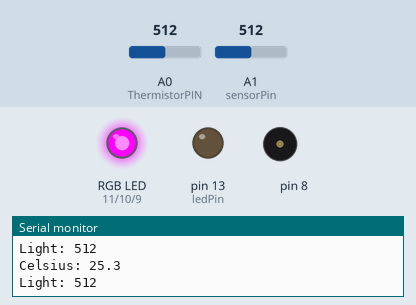
Simulated run of this sketch. Board: Arduino Uno, built with avr-gcc and run on an emulated ATmega328P. Parts: an RGB LED mixed from three pins (HIGH = lit), output pins drawn as LEDs (lit = HIGH), buzzer (waves = sounding), the last lines printed to the serial monitor. Inputs (shaded band) come from the test bench; at power-on: A1 (sensorPin) = 512, A0 (ThermistorPIN) = 512.

Above: at 1.8 s.
1.9 s: A1 (sensorPin) set to 481
At 2.8 s:
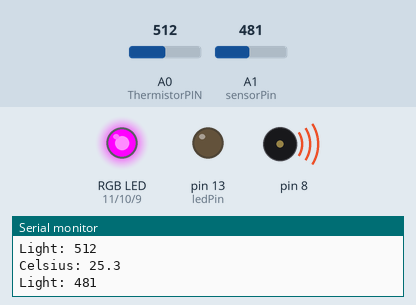
6.0 s: A0 (ThermistorPIN) set to 486
9.5 s: A0 (ThermistorPIN) set to 458
At 10.4 s:
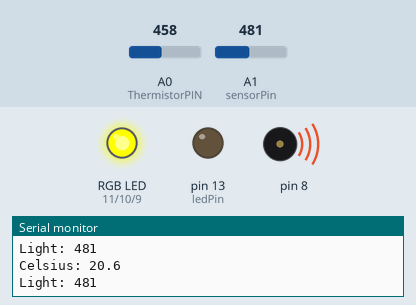
13.5 s: A0 (ThermistorPIN) set to 716
At 14.8 s:
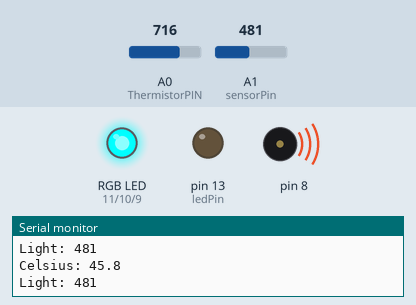
17.5 s: A0 (ThermistorPIN) set to 582
21.0 s: A0 (ThermistorPIN) set to 563
At 21.7 s:
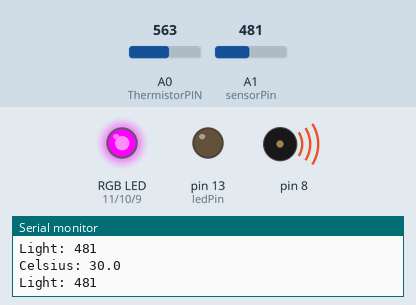
Timing chart, 0 to 24.0 s (numbered marks = the images above; inputs shaded):
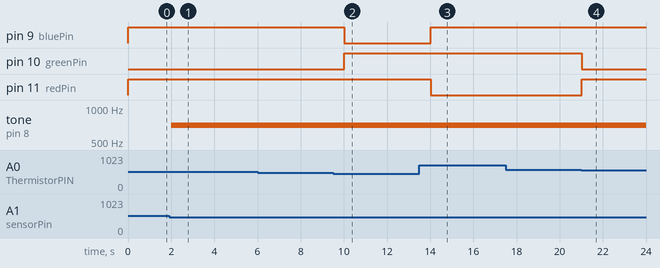

Measured:
- the behaviour switches between 500 and 499 on A1 (sensorPin) (found by bisection; images 0 and 1)
- the behaviour switches between 475 and 474 on A0 (ThermistorPIN) (found by bisection; images 1 and 2)
- the behaviour switches between 575 and 574 on A0 (ThermistorPIN) (found by bisection; images 3 and 4)
- after the input at 1.9 s, tone on pin 8: silent → 700 Hz after 0.10 s
- after the input at 9.5 s, pin 9 (bluePin): HIGH → LOW after 0.51 s; pin 10 (greenPin): LOW → HIGH after 0.51 s
- after the input at 13.5 s, pin 9 (bluePin): LOW → HIGH after 0.52 s; pin 11 (redPin): HIGH → LOW after 0.52 s
- after the input at 21.0 s, pin 10 (greenPin): HIGH → LOW at once; pin 11 (redPin): LOW → HIGH at once

The sketch:

ex._17__final_may22.ino
```cpp
/*
Adafruit Arduino - Lesson 3. RGB LED
*/
/*
 * Inputs ADC Value from Thermistor and outputs Temperature in Celsius
 *  requires: include <math.h>
 * Utilizes the Steinhart-Hart Thermistor Equation:
 *    Temperature in Kelvin = 1 / {A + B[ln(R)] + C[ln(R)]3}
 *    where A = 0.001129148, B = 0.000234125 and C = 8.76741E-08
 *
 * These coefficients seem to work fairly universally, which is a bit of a
 * surprise.
 *
 * Schematic:
 *   [Ground] -- [10k-pad-resistor] -- | -- [thermistor] --[Vcc (5 or 3.3v)]
 *                                               |
 *                                          Analog Pin 0
 *
 * In case it isn't obvious (as it wasn't to me until I thought about it), the analog ports
 * measure the voltage between 0v -> Vcc which for an Arduino is a nominal 5v, but for (say)
 * a JeeNode, is a nominal 3.3v.
 *
 * The resistance calculation uses the ratio of the two resistors, so the voltage
 * specified above is really only required for the debugging that is commented out below
 *
 * Resistance = PadResistor * (1024/ADC -1)
 *
 * I have used this successfully with some CH Pipe Sensors (https://www.atcsemitec.co.uk/pdfdocs/ch.pdf)
 * which be obtained from https://www.rapidonline.co.uk.
 *
 */

#include <math.h>

#define ThermistorPIN 0                 // Analog Pin 0

float vcc = 4.91;                       // only used for display purposes, if used
                                        // set to the measured Vcc.
float pad = 9850;                       // balance/pad resistor value, set this to
                                        // the measured resistance of your pad resistor
float thermr = 10000;                   // thermistor nominal resistance

float Thermistor(int RawADC) {
  long Resistance;
  float Temp;  // Dual-Purpose variable to save space.

  Resistance=pad*((1024.0 / RawADC) - 1);
  Temp = log(Resistance); // Saving the Log(resistance) so not to calculate  it 4 times later
  Temp = 1 / (0.001129148 + (0.000234125 * Temp) + (0.0000000876741 * Temp * Temp * Temp));
  Temp = Temp - 273.15;  // Convert Kelvin to Celsius

  // BEGIN- Remove these lines for the function not to display anything
  //Serial.print("ADC: ");
  //Serial.print(RawADC);
  //Serial.print("/1024");                           // Print out RAW ADC Number
  //Serial.print(", vcc: ");
  //Serial.print(vcc,2);
  //Serial.print(", pad: ");
  //Serial.print(pad/1000,3);
  //Serial.print(" Kohms, Volts: ");
  //Serial.print(((RawADC*vcc)/1024.0),3);
  //Serial.print(", Resistance: ");
  //Serial.print(Resistance);
  //Serial.print(" ohms, ");
  // END- Remove these lines for the function not to display anything

  // Uncomment this line for the function to return Fahrenheit instead.
  //temp = (Temp * 9.0)/ 5.0 + 32.0;                  // Convert to Fahrenheit
  return Temp;                                      // Return the Temperature
}

int redPin = 11;
int greenPin = 10;
int bluePin = 9;

//uncomment this line if using a Common Anode LED
#define COMMON_ANODE


int sensorPin = A1;    // select the input pin for the potentiometer
int ledPin = 13;      // select the pin for the LED
int sensorValue = 0;  // variable to store the value coming from the sensor

void setup()
{
  Serial.begin(115200);
  pinMode(redPin, OUTPUT);
  pinMode(greenPin, OUTPUT);
  pinMode(bluePin, OUTPUT);
  // declare the ledPin as an OUTPUT:
  pinMode(ledPin, OUTPUT);
}

void loop()
{
 float temp;
  temp=Thermistor(analogRead(ThermistorPIN));       // read ADC and  convert it to Celsius
  Serial.print("Celsius: ");
  Serial.print(temp,1);                             // display Celsius
  //temp = (temp * 9.0)/ 5.0 + 32.0;                  // converts to  Fahrenheit
  //Serial.print(", Fahrenheit: ");
  //Serial.print(temp,1);                             // display  Fahrenheit
  Serial.println("");

  // read the value from the sensor:
  sensorValue = analogRead(sensorPin);
  // print the value to the monitor
Serial.print("Light: ");
Serial.print(sensorValue,1);
Serial.println("");

if(temp >31){
  setColor(255, 0, 0) ; // red
tone(8, 262, 1000);
}
else if(temp > 22 & temp < 31) {
  setColor(0, 255, 0);  //green
}
else {
  setColor(0, 0, 255); // blue
}

if(sensorValue < 500) {
tone(8, 700, 1000);
}
  delay(1000) ;
}

void setColor(int red, int green, int blue)
{
  #ifdef COMMON_ANODE
    red = 255 - red;
    green = 255 - green;
    blue = 255 - blue;
  #endif
  analogWrite(redPin, red);
  analogWrite(greenPin, green);
  analogWrite(bluePin, blue);
}
```
